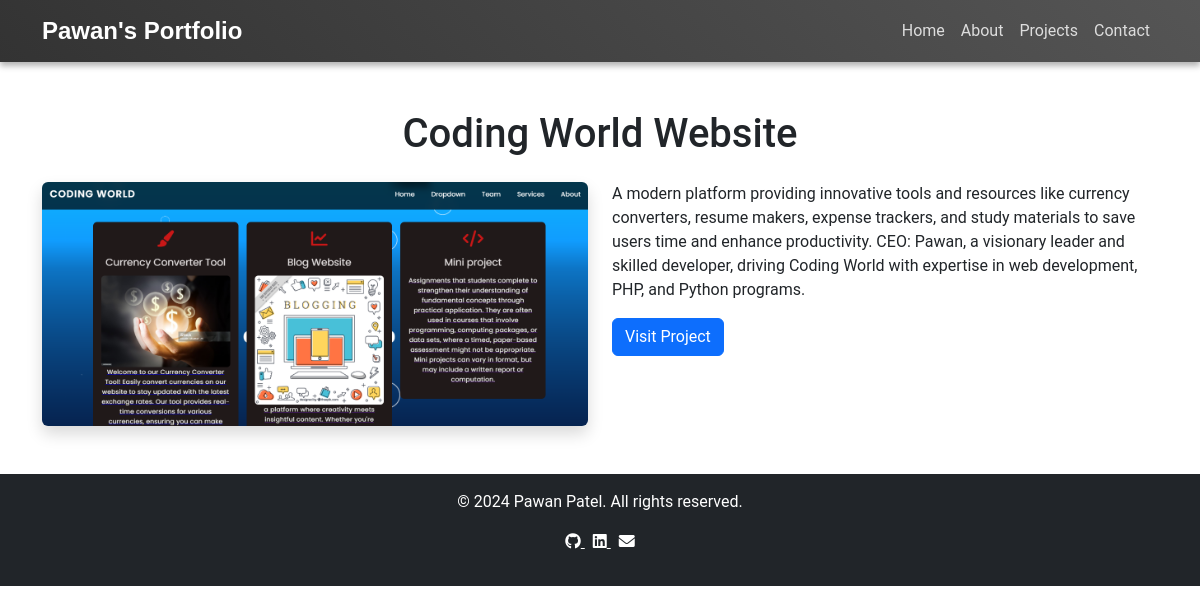
Page /project_details.php?id=4 on the committed database.
### tables this page shows
CREATE TABLE `projects` (
  `id` int(11) NOT NULL,
  `title` varchar(100) DEFAULT NULL,
  `description` text DEFAULT NULL,
  `image` varchar(255) DEFAULT NULL,
  `link` varchar(255) DEFAULT NULL
);

### project_details.php (the view)
<?php
include 'includes/header.php';
include 'db_config.php';
if (isset($_GET['id'])) {
    $project_id = $_GET['id'];
    $sql = "SELECT * FROM projects WHERE id = ?";
    $stmt = $conn->prepare($sql);
    $stmt->bind_param("i", $project_id);
    $stmt->execute();
    $result = $stmt->get_result();
    $project = $result->fetch_assoc();
    if ($project) {
        echo "
        <div class='project-details-section py-5'>
            <div class='container'>
                <h1 class='text-center'>{$project['title']}</h1>
                <div class='row mt-4'>
                    <div class='col-md-6'>
                        <img src='assets/images/{$project['image']}' alt='{$project['title']}' class='img-fluid rounded shadow'>
                    </div>
                    <div class='col-md-6'>
                        <p>{$project['description']}</p>
                        <a href='{$project['link']}' class='btn btn-primary' target='_blank'>Visit Project</a>
                    </div>
                </div>
            </div>
        </div>";
    } else {
        echo "<p class='text-center'>Project not found.</p>";
    }
} else {
    echo "<p class='text-center'>Invalid project ID.</p>";
}
include 'includes/footer.php';
?>

### includes/header.php (shortened to what this page needs)
<!DOCTYPE html>
<html lang="en">
<head>
    <link href="https://cdn.jsdelivr.net/npm/bootstrap@5.3.0/dist/css/bootstrap.min.css" rel="stylesheet">
    <link rel="stylesheet" href="assets/css/styles.css">
    <link href="https://cdnjs.cloudflare.com/ajax/libs/font-awesome/6.0.0-beta3/css/all.min.css" rel="stylesheet">
</head>
<body>
    <nav class="navbar navbar-expand-lg">
        <div class="container">
            <a class="navbar-brand" href="index.php">Pawan's Portfolio</a>
            <div class="collapse navbar-collapse" id="navbarNav">
                <ul class="navbar-nav ms-auto">
                    <li class="nav-item">
                        <a class="nav-link" href="index.php">Home</a>
                    </li>
                    <li class="nav-item">
                        <a class="nav-link" href="about.php">About</a>
                    </li>
                    <li class="nav-item">
                        <a class="nav-link" href="projects.php">Projects</a>
                    </li>
                    <li class="nav-item">
                        <a class="nav-link" href="contact.php">Contact</a>
                    </li>
                </ul>
            </div>
        </div>
    </nav>
</body>
</html>

### includes/footer.php (shortened to what this page needs)
<footer class="bg-dark text-white py-3">
        <div class="container text-center">
            <p>&copy; <?php echo date('Y'); ?> Pawan Patel. All rights reserved.</p>
            <p>
                <a href="https://github.com/student-codingworld" target="_blank" class="text-white me-2">
                    <i class="fab fa-github"></i>
                </a>
                <a href="https://www.linkedin.com/in/pawan-patel-081721252/" target="_blank" class="text-white me-2">
                    <i class="fab fa-linkedin"></i>
                </a>
                <a href="https://mail.google.com/mail/u/0/#inbox" class="text-white">
                    <i class="fas fa-envelope"></i>
                </a>
            </p>
        </div>
    </footer>
</body>
</html>

### assets/css/styles.css (style rules this page uses)
body { font-family: 'Roboto', sans-serif; margin: 0; padding: 0; }

### includes/header.php (style rules this page uses)
.navbar { background: linear-gradient(45deg, #333, #555); box-shadow: 0 4px 6px rgba(0, 0, 0, 0.3); }
.navbar-brand { font-family: 'Poppins', sans-serif; font-size: 1.5rem; font-weight: bold; color: #fff; }
.nav-link { color: #ddd !important; font-size: 1rem; transition: color 0.3s ease-in-out, transform 0.3s ease-in-out; }

### rows in the picture
projects: title "Coding World Website", image (picture), description "A modern platform providing innovative tools and resources like currency converters, resume makers, expense trackers, and study materials to save users time and enhance productivity. CEO: Pawan, a visionary leader and skilled developer, driving Coding World with expertise in web development, PHP, and Python programs."
